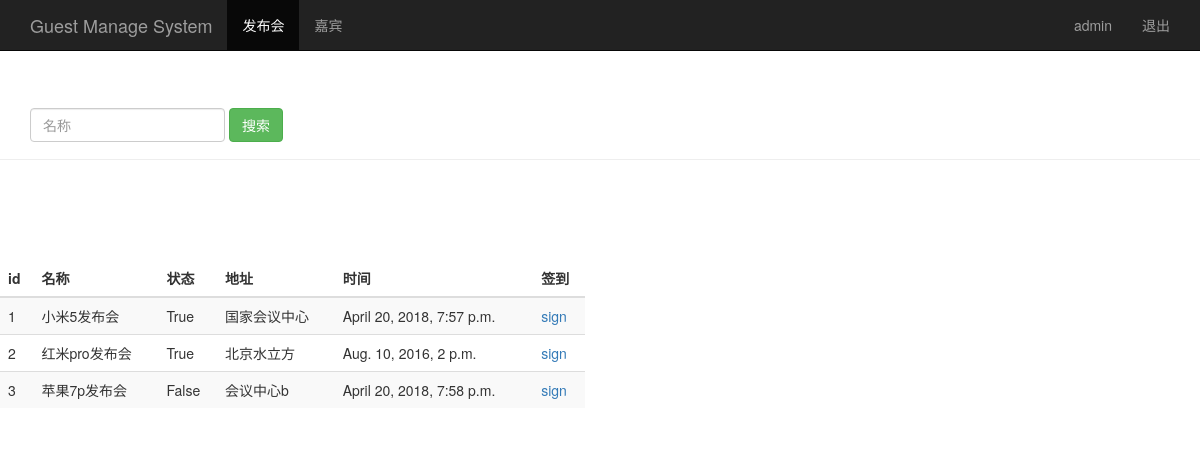
The page /event_manage/ (signed in) on the database its author committed.
### sign/models.py (models this page shows, shortened)
class Event(models.Model):
    name = models.CharField(max_length=100)             # 发布会标题
    limit = models.IntegerField()                       # 参加人数
    status = models.BooleanField()                      # 状态
    address = models.CharField(max_length=200)          # 地址
    start_time = models.DateTimeField("event time")      # 发布会时间
    create_time = models.DateTimeField(auto_now=True)   # 创建时间（自动获取当前时间）

### sign/views.py (the view)
# urls.py: url(r'^event_manage/$', views.event_manage),
@login_required()
def event_manage(request):
    event_list = Event.objects.all()
    username = request.session.get("user_session", "")#读取浏览器session
    return render(request, "event_manage.html", {"user": username,
                                                 "events": event_list})

### sign/templates/event_manage.html (shortened to what this page needs)
<!DOCTYPE html>
<html lang="en">
    <head>
        {% load bootstrap3 %}
        {% bootstrap_css %}
    </head>
<body role="document">
    <nav class="navbar navbar-inverse navbar-fixed-top">
        <div class="container">
            <div class="navbar-header">
                <a class="navbar-brand" href="/event_manage/">Guest Manage System</a>
            </div>
            <div id="navbar" class="collapse navbar-collapse">
                <ul class="nav navbar-nav">
                    <li class="active"><a href="#">发布会</a> </li>
                    <li><a href="/guest_manage/">嘉宾</a></li>
                </ul>
                <ul class="nav navbar-nav navbar-right">
                    <li><a href="#">{{ user }}</a></li>
                    <li><a href="/logout/">退出</a></li>
                </ul>
            </div>
        </div>
    </nav>
    <div class="page-header" style="padding-top: 60px;">
        <div id="navbar" class="navbar-collapse collapse">
            <form class="navbar-form" method="get" action="/search_name/">
                <div class="form-group">
                    <input name="name" type="text" placeholder="名称" class="form-control">
                </div>
                <button type="submit"class="btn btn-success">搜索</button>
            </form>
        </div>
    </div>
    <div class="row" style="padding-top: 80px;">
        <div class="col-md-6">
        <table class="table table-striped">
            <thead>
            <tr>
                <th>id</th><th>名称</th><th>状态</th><th>地址</th><th>时间</th><th>签到</th>
            </tr>
            </thead>
            <tbody>
            {% for event in events %}
                <tr>
                    <td>{{ event.id }}</td>
                    <td>{{ event.name }}</td>
                    <td>{{ event.status }}</td>
                    <td>{{ event.address }}</td>
                    <td>{{ event.start_time }}</td>
                    <td><a href="/sign_index/{{ event.id }}/" target="{{ event.id }}_blank">sign</a></td>
                </tr>
            {% endfor %}
            </tbody>
        </table>
        </div>
    </div>
</body>
</html>

### rows shown on the page
Event: id "1", name "小米5发布会", status "True", address "国家会议中心", start_time "April 20, 2018, 7:57 p.m."
Event: id "2", name "红米pro发布会", status "True", address "北京水立方", start_time "Aug. 10, 2016, 2 p.m."
Event: id "3", name "苹果7p发布会", status "False", address "会议中心b", start_time "April 20, 2018, 7:58 p.m."

### other values the page prints
{{ user }} "admin"
